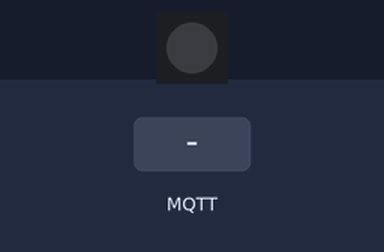
A program run on a simulated ESP32 board running MicroPython. Parts: 1 RGB LEDs in strip order, left to right. Inputs (shaded band) come from the test bench. WiFi joins after 1.5 s; no MQTT or app messages arrive unless stated; what the program prints to the serial console is not drawn.

Above: at 3.3 s.
3.4 s: MQTT message "ON" arrives on the first subscribed topic
At 4.6 s:
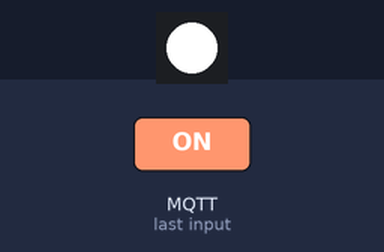
4.9 s: MQTT message "OFF" arrives on the first subscribed topic
At 6.2 s:
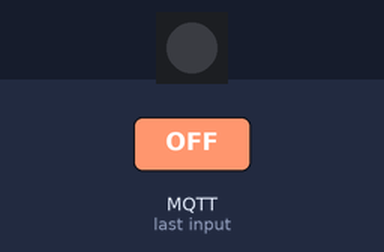
Timing chart, 0 to 7.9 s (numbered marks = the images above; inputs shaded):
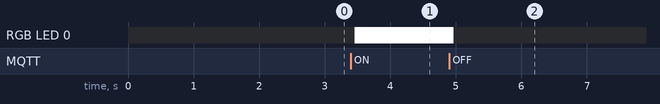

The program:

main-virtual_led2.py
```python
from umqtt.simple import MQTTClient
import json
import time
from machine import Pin
import network
import machine
import neopixel


# WiFi配置
WIFI_SSID = "HUAWEI-P107NL"
WIFI_PASSWORD = "12871034"

# MQTT设置
# MQTT_BROKER = "192.168.1.100"  # 替换为你的MQTT服务器IP
#MQTT_BROKER = "127.0.0.1"
MQTT_BROKER = "192.168.3.129"
#MQTT_BROKER = "broker.emqx.io"
MQTT_PORT = 1883
MQTT_USERNAME = ""
MQTT_PASSWORD = ""
CLIENT_ID = "esp32_led"

# 设备信息
DEVICE_ID = "esp32_device"
DEVICE_NAME = "ESP32 LED"

# MQTT主题
DISCOVERY_PREFIX = "homeassistant"
COMPONENT = "switch"
ENTITY_ID = "led"

STATE_TOPIC = f"{DISCOVERY_PREFIX}/{COMPONENT}/{DEVICE_ID}/state"
COMMAND_TOPIC = f"{DISCOVERY_PREFIX}/{COMPONENT}/{DEVICE_ID}/set"
DISCOVERY_TOPIC = f"{DISCOVERY_PREFIX}/{COMPONENT}/{DEVICE_ID}/{ENTITY_ID}/config"

# 设置LED引脚
# led = Pin(2, Pin.OUT)  # 使用ESP32板载LED
led_state = "OFF"

# 设备发现配置
discovery_message = {
    "name": DEVICE_NAME,
    "unique_id": f"{DEVICE_ID}_{ENTITY_ID}",
    "state_topic": STATE_TOPIC,
    "command_topic": COMMAND_TOPIC,
    "device": {
        "identifiers": [DEVICE_ID],
        "name": DEVICE_NAME,
        "model": "ESP32",
        "manufacturer": "Espressif",
        "sw_version": "1.0"
    },
    "payload_on": "ON",
    "payload_off": "OFF"
}


# WS2812 LED配置
LED_PIN = 38  # WS2812数据引脚
LED_COUNT = 1  # LED数量
np = neopixel.NeoPixel(Pin(LED_PIN), LED_COUNT)

def set_led(on_off):
    if on_off:
        np[0] = (255, 255, 255)
    else:
        np[0] = (0, 0, 0)
    np.write()  # 更新LED显示

def set_led_color(temp):
    """根据温度设置LED颜色
    温度 < 25: 蓝色
    25 <= 温度 <= 30: 绿色
    温度 > 30: 红色
    """
    if temp > 30:
        np[0] = (255, 0, 0)  # 红色 (R,G,B)
    elif temp >= 25:
        np[0] = (0, 255, 0)  # 绿色
    else:
        np[0] = (0, 0, 255)  # 蓝色
    np.write()  # 更新LED显示

def connect_wifi():
    """连接WiFi"""
    wlan = network.WLAN(network.STA_IF)
    wlan.active(True)
    if not wlan.isconnected():
        print('连接到WiFi...')
        wlan.connect(WIFI_SSID, WIFI_PASSWORD)
        while not wlan.isconnected():
            time.sleep(1)
    print('WiFi已连接')
    print('IP地址:', wlan.ifconfig()[0])

def sub_cb(topic, msg):
    global led_state
    msg = msg.decode()
    print(f"Received: {msg}")

    if msg in ["ON", "OFF"]:
        led_state = msg
        if led_state == "ON":
            # led.value(1)
            set_led(True)
            print("LED ON")
        else:
            # led.value(0)
            set_led(False)
            print("LED OFF")
        client.publish(STATE_TOPIC, led_state.encode())

def connect_mqtt():
    global client
    try:
        client = MQTTClient(CLIENT_ID, MQTT_BROKER,
                           port=MQTT_PORT,
                           user=MQTT_USERNAME,
                           password=MQTT_PASSWORD)
        client.set_callback(sub_cb)
        client.connect()
        print('Connected to MQTT broker')


        # 发送发现配置
        client.publish(DISCOVERY_TOPIC, json.dumps(discovery_message).encode(), retain=True)
        # 订阅命令主题
        client.subscribe(COMMAND_TOPIC)
        # 发送初始状态
        client.publish(STATE_TOPIC, led_state.encode(), retain=True)
    except Exception as e:
        print(e)

try:
    connect_wifi()


    connect_mqtt()
    while True:
        client.check_msg()
        time.sleep(0.1)

except Exception as e:
    print(f"Error: {e}")
    # machine.reset()
```

Measured:
- after the input at 3.4 s, RGB LED 0: off → RGB(255, 255, 255) after 0.06 s
- after the input at 4.9 s, RGB LED 0: RGB(255, 255, 255) → off after 0.07 s
